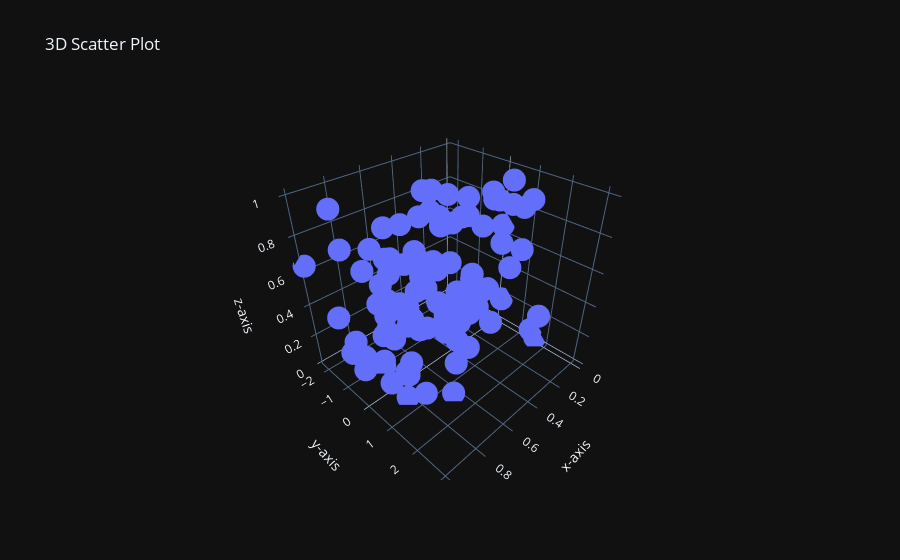

Notebook cell for this chart:
### Code cell
a = np.random.uniform(0, 1, 100)
b = np.random.normal(0, 1, 100)
c = np.random.uniform(0, 1, 100)
px.scatter_3d(
    x=a,
    y=b,
    z=c,
    title='3D Scatter Plot',
    labels={'x': 'x-axis', 'y': 'y-axis', 'z': 'z-axis'},
    template='plotly_dark'
)
